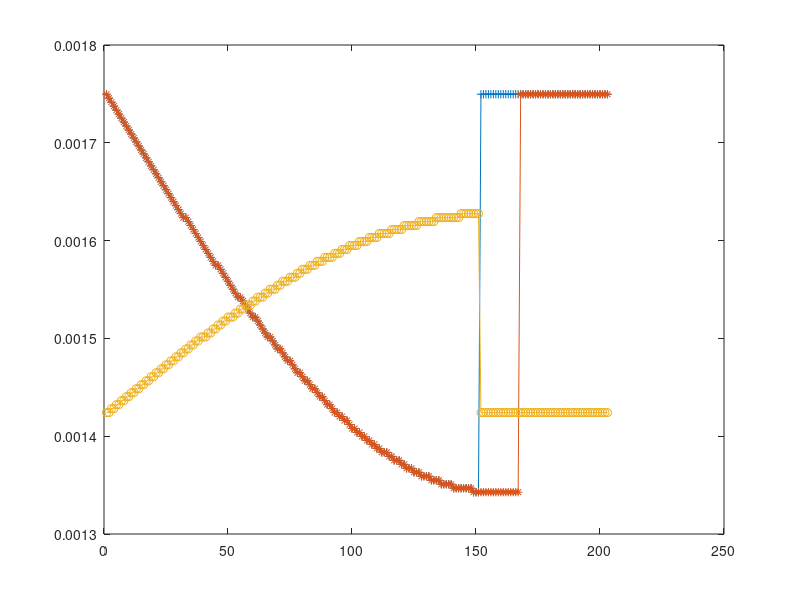

The MATLAB source for this figure:
s1 = [];
s2 = [];
s3 = [];
timePeriod = 2000;

for i = 0:(3*timePeriod/40)
    y=sin(i/(timePeriod/20));
    d = 430-(y*100);
    t=350+y*50;
    s1 = [s1 d];
    s2 = [s2 d];
    s3 = [s3 t];
end

for i=0:(3*timePeriod/400)
    y=sin(i/(timePeriod/20));
    d=430;
    t=350;
    s1 = [s1 d];
    s2 = [s2 s2(end)];
    s3 = [s3 t];
end

for i=0:((7*timePeriod)/400)
    y=sin(i/(timePeriod/20));
    d=430;
    % t=350+y*50;
    s1 = [s1 s1(end)];
    s2 = [s2 d];
    s3 = [s3 t];
end

% s1=[s1,s1,s1];
% s2=[s2,s2,s2];
% s3=[s3,s3,s3];
p1 = 1/60*round(s1)/2^12;
p2 = 1/60*round(s2)/2^12;
p3 = 1/60*round(s3)/2^12;

hold off
plot(p1,'marker','+')
hold on
plot(p2,'marker','*')
plot(p3,'marker','o')